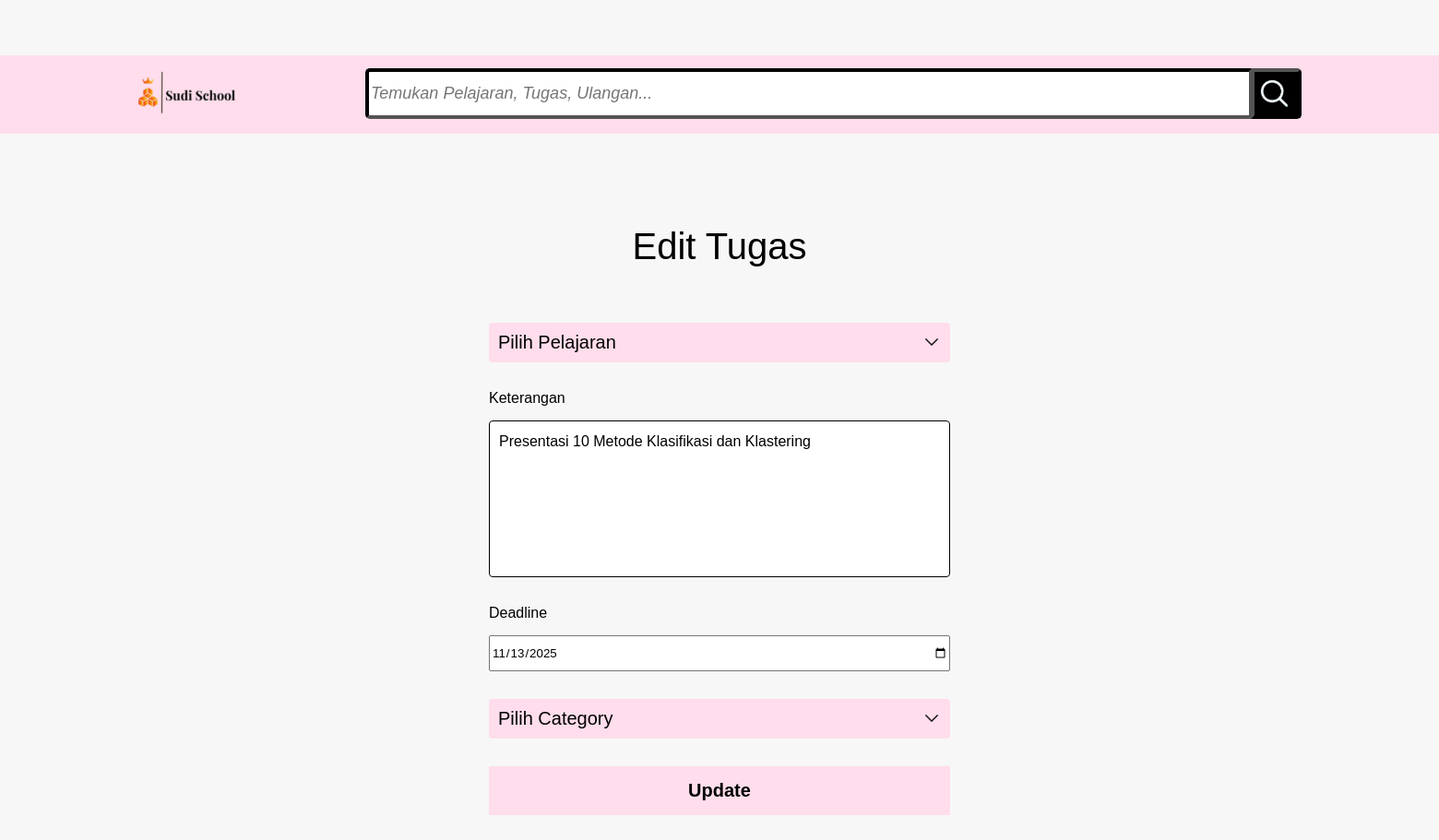
Screenshot of /Deskripsi/EditPage.php?id=26 with the database file from the repository.
### tables this page shows
CREATE TABLE `assignments` (
  `id` int NOT NULL,
  `description` varchar(5000) DEFAULT NULL,
  `due_date` date DEFAULT NULL,
  `category_id` int DEFAULT NULL,
  `subject_id` int DEFAULT NULL,
  `created_at` timestamp NULL DEFAULT CURRENT_TIMESTAMP,
  `updated_at` timestamp NULL DEFAULT CURRENT_TIMESTAMP
);

### Deskripsi/EditPage.php (the view, shortened to what this page needs)
<?php
require_once '../actions/assignments/lesson-name.php';
$id = $_GET['id'] ?? 0;
$result = $connection->query("SELECT * FROM assignments WHERE id = $id");
$assignment = $result->fetch_assoc();
?>
<!DOCTYPE html>
<html lang="id">
<head>
  <link rel="stylesheet" type="text/css" href="Homepage.css">
  <link rel="stylesheet" type="text/css" href="Deskripsi.css">
</head>
<body>
  <div class="Header">
    <header>
      <a href="../landing/index2.php"><img style="width: 130px; margin-left: 130px;" src="../Foto/Logo Sudi School.png"
          alt="Logo Sudi School"></a>
      <Input class="Header-Input" type="textt" placeholder="Temukan Pelajaran, Tugas, Ulangan..."></Input>
      <button class="Header-Search">
        <img style="width: 40px; margin-top: 2px;" src="../Foto/Search.png" alt="Search">
      </button>
    </header>
  </div>
  <p class="label">Edit Tugas</p>
  <div class="Daff" id="Daff">
    <form method="POST" action="../actions/assignments/edit-assignments.php" onsubmit="return validateForm()">
      <div class="dropdown">
        <button name="subject" type="button" class="dropdown-button" onclick="toggleDropdown(event)">
          <span id="dropdownLabels"><?= $labels ?? 'Pilih Pelajaran' ?></span>
          <img style="width: 20px;" src="../Foto/Dropdown.png" alt="arrow" class="arrow-icon">
        </button>
      </div>
      <div class="pwc">
        <label>Keterangan</label>
        <textarea id="password" name="description" placeholder="Keterangan Tugas" required><?= htmlspecialchars($assignment['description']) ?></textarea>
      </div>
      <div class="pwc">
        <label>Deadline</label>
        <input id="konfir" type="date" name="due_date" value="<?= $assignment['due_date'] ?>" required />
      </div>
      <div class="dropdown">
        <button name="category" type="button" class="dropdown-button" onclick="toggleDropdown(event)">
          <span id="dropdownLabel"><?= $labelss ?? 'Pilih Category' ?></span>
          <img style="width: 20px;" src="../Foto/Dropdown.png" alt="arrow" class="arrow-icon">
        </button>
      </div>
      <button type="submit" name="update" class="Daftar">Update</button>
    </form>
  </div>
</body>

### Deskripsi/Homepage.css (style rules this page uses)
* { margin: 0; font-family: 'Franklin Gothic Medium', 'Arial Narrow', Arial, sans-serif; }
.Header { background-color: #ffddec; margin-top: 60px; padding: 6px; margin-bottom: 100px; }
.Header-Input { display: flex; justify-content: flex-end; position: absolute; margin-left: 390px; margin-top: -70px; border-color: black; width: 950px; height: 45px; border-width: 4px; border-top-left-radius: 5px; border-bottom-left-radius: 5px; font-size: 18px; font-style: italic; }
.Header-Search { display: flex; justify-content: flex-end; position: absolute; width: 55px; height:55px; margin-left: 1350px; margin-top: -70px; border-color: black; border-width: 4px; border-top-right-radius: 5px; border-bottom-right-radius: 5px; background-color: black; }
a { text-decoration: none; }
p { text-align: center; }

### Deskripsi/Deskripsi.css (style rules this page uses)
* { margin: 0; font-family: "Franklin Gothic Medium", "Arial Narrow", Arial, sans-serif; }
body { font-family: Arial, sans-serif; margin: 0; padding: 0; background: #f7f7f7; }
.Header { background-color: #ffddec; margin-top: 60px; padding: 6px; }
.Header-Input { display: flex; justify-content: flex-end; position: absolute; margin-left: 390px; margin-top: -65px; border-color: black; width: 950px; height: 45px; border-width: 4px; border-top-left-radius: 5px; border-bottom-left-radius: 5px; font-size: 18px; font-style: italic; }
.Header-Search { display: flex; justify-content: flex-end; position: absolute; width: 55px; height: 55px; margin-left: 1350px; margin-top: -65px; border-color: black; border-width: 4px; border-top-right-radius: 5px; border-bottom-right-radius: 5px; background-color: black; }
.label { font-size: 40px; margin-top: 100px; display: flex; justify-content: center; }
.dropdown-button { background-color: #ffddec; color: black; padding: 10px 10px; border: none; border-radius: 4px; cursor: pointer; transition: 0.3s ease; font-size: 20px; width: 500px; display: flex; justify-content: space-between; align-items: center; }
.dropdown-button span { white-space: nowrap; }
.Daff { width: 100%; max-width: 500px; margin: 40px auto; padding: 20px; }
.Daff form { display: flex; flex-direction: column; gap: 30px; }
.pwc { display: flex; flex-direction: column; position: relative; width: 500px; gap: 15px; }
#password { width: 100%; height: 170px; resize: none; padding: 10px; font-size: 16px; line-height: 1.5; border: 1px solid #000; border-radius: 4px; box-sizing: border-box; overflow-wrap: break-word; }
#konfir { height: 35px; }
.Daftar { width: 100%; background-color: #ffddec; color: black; padding: 15px; font-size: 20px; font-weight: bold; border: none; cursor: pointer; margin-bottom: 20px; }

### rows the page displays
assignments: description "Presentasi 10 Metode Klasifikasi dan Klastering", due_date "11/13/2025"

### other values shown
$labels "Pilih Pelajaran"
$labelss "Pilih Category"
